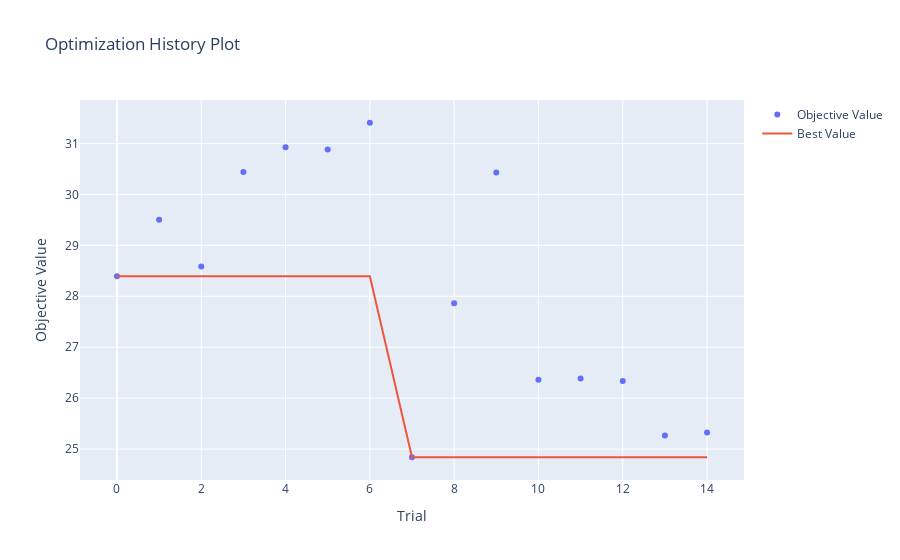
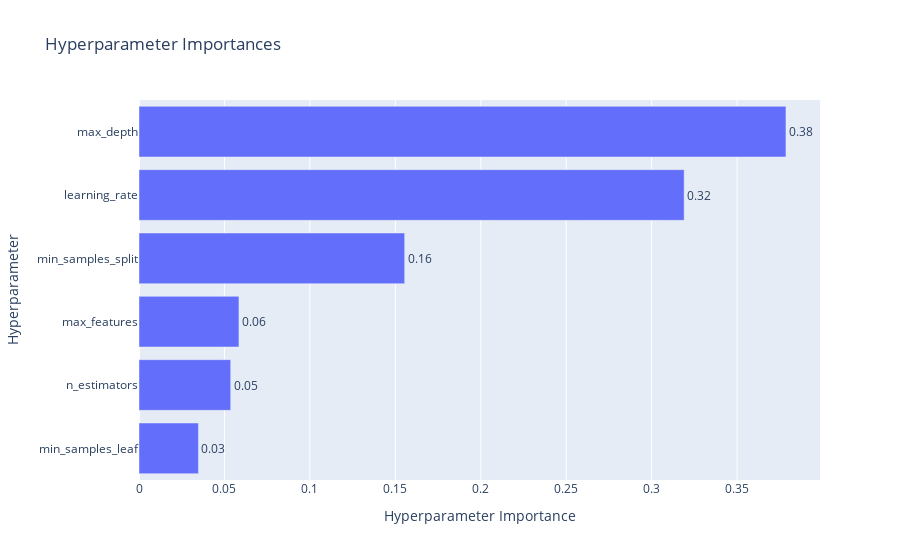

Notebook code cell kept with these figures, in order:
### Code cell
# Visualizations
vis.plot_optimization_history(study_ada).show()
vis.plot_param_importances(study_ada).show()

### Figure 1 — Plotly figure (JSON) as saved in the notebook; plotly's stock layout.template omitted (floating-point values rounded to 4 significant figures)
{"data": [{"mode": "markers", "name": "Objective Value", "x": [0, 1, 2, 3, 4, 5, 6, 7, 8, 9, 10, 11, 12, 13, 14], "y": [28.39, 29.5, 28.58, 30.44, 30.93, 30.88, 31.41, 24.84, 27.86, 30.43, 26.36, 26.39, 26.34, 25.27, 25.32], "type": "scatter"}, {"mode": "lines", "name": "Best Value", "x": [0, 1, 2, 3, 4, 5, 6, 7, 8, 9, 10, 11, 12, 13, 14], "y": [28.39, 28.39, 28.39, 28.39, 28.39, 28.39, 28.39, 24.84, 24.84, 24.84, 24.84, 24.84, 24.84, 24.84, 24.84], "type": "scatter"}, {"marker": {"color": "#cccccc"}, "mode": "markers", "name": "Infeasible Trial", "showlegend": false, "x": [], "y": [], "type": "scatter"}], "layout": {"title": {"text": "Optimization History Plot"}, "xaxis": {"title": {"text": "Trial"}}, "yaxis": {"title": {"text": "Objective Value"}}}}

### Figure 2 — Plotly figure (JSON) as saved in the notebook; plotly's stock layout.template omitted (floating-point values rounded to 4 significant figures)
{"data": [{"cliponaxis": false, "hovertemplate": ["min_samples_leaf (IntDistribution): 0.03478207575274201<extra></extra>", "n_estimators (IntDistribution): 0.053657130774890816<extra></extra>", "max_features (CategoricalDistribution): 0.058483964911253516<extra></extra>", "min_samples_split (IntDistribution): 0.15546746881487616<extra></extra>", "learning_rate (FloatDistribution): 0.3190170496305402<extra></extra>", "max_depth (IntDistribution): 0.37859231011569733<extra></extra>"], "name": "Objective Value", "orientation": "h", "text": ["0.03", "0.05", "0.06", "0.16", "0.32", "0.38"], "textposition": "outside", "x": [0.03478, 0.05366, 0.05848, 0.1555, 0.319, 0.3786], "y": ["min_samples_leaf", "n_estimators", "max_features", "min_samples_split", "learning_rate", "max_depth"], "type": "bar"}], "layout": {"title": {"text": "Hyperparameter Importances"}, "xaxis": {"title": {"text": "Hyperparameter Importance"}}, "yaxis": {"title": {"text": "Hyperparameter"}}}}
